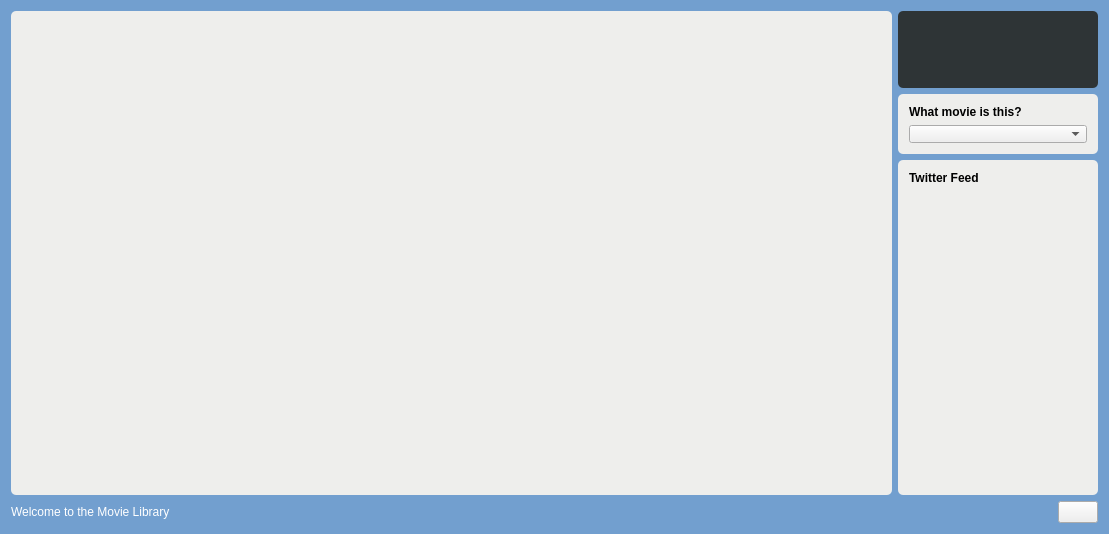
<?xml version="1.0" encoding="UTF-8"?>
<ui version="4.0">
 <class>movieLibrary</class>
 <widget class="QWidget" name="movieLibrary">
  <property name="geometry">
   <rect>
    <x>0</x>
    <y>0</y>
    <width>1109</width>
    <height>534</height>
   </rect>
  </property>
  <property name="windowTitle">
   <string>movieLibrary</string>
  </property>
  <property name="styleSheet">
   <string notr="true">#movieLibrary {
background-color: rgb(114, 159, 207);
}</string>
  </property>
  <layout class="QVBoxLayout" name="verticalLayout_2">
   <item>
    <layout class="QHBoxLayout" name="horizontalLayout">
     <item>
      <widget class="QTableWidget" name="tableWidget">
       <property name="styleSheet">
        <string notr="true">background-color: rgb(238, 238, 236);
border: 0 solid rgb(85, 87, 83);
border-radius: 5px;</string>
       </property>
       <property name="alternatingRowColors">
        <bool>true</bool>
       </property>
       <property name="selectionBehavior">
        <enum>QAbstractItemView::SelectRows</enum>
       </property>
       <property name="showGrid">
        <bool>false</bool>
       </property>
       <property name="sortingEnabled">
        <bool>true</bool>
       </property>
       <property name="wordWrap">
        <bool>false</bool>
       </property>
      </widget>
     </item>
     <item>
      <layout class="QVBoxLayout" name="verticalLayout">
       <item>
        <widget class="QFrame" name="frmMovieInfo">
         <property name="minimumSize">
          <size>
           <width>200</width>
           <height>0</height>
          </size>
         </property>
         <property name="maximumSize">
          <size>
           <width>200</width>
           <height>16777215</height>
          </size>
         </property>
         <property name="styleSheet">
          <string notr="true">#frmMovieInfo {
	background-color: rgb(46, 52, 54);
	border: 0px solid;
	border-radius: 5px;
}</string>
         </property>
         <property name="frameShape">
          <enum>QFrame::StyledPanel</enum>
         </property>
         <property name="frameShadow">
          <enum>QFrame::Raised</enum>
         </property>
         <layout class="QVBoxLayout" name="verticalLayout_3">
          <item>
           <layout class="QHBoxLayout" name="horizontalLayout_3">
            <item>
             <widget class="QLabel" name="lblThumbnail">
              <property name="maximumSize">
               <size>
                <width>50</width>
                <height>16777215</height>
               </size>
              </property>
              <property name="styleSheet">
               <string notr="true">background-color: transparent;
color: white;
qproperty-alignment: AlignTop;</string>
              </property>
              <property name="text">
               <string/>
              </property>
             </widget>
            </item>
            <item>
             <widget class="QLabel" name="lblMovieTitle">
              <property name="font">
               <font>
                <pointsize>10</pointsize>
               </font>
              </property>
              <property name="styleSheet">
               <string notr="true">background-color: transparent;
color: white;
qproperty-alignment: AlignTop;</string>
              </property>
              <property name="text">
               <string/>
              </property>
             </widget>
            </item>
           </layout>
          </item>
          <item>
           <widget class="QLabel" name="lblSynopsis">
            <property name="styleSheet">
             <string notr="true">background-color: transparent;
color: white;
qproperty-alignment: AlignTop;</string>
            </property>
            <property name="text">
             <string/>
            </property>
           </widget>
          </item>
          <item>
           <widget class="QLabel" name="lblCast">
            <property name="styleSheet">
             <string notr="true">background-color: transparent;
color: white;
qproperty-alignment: AlignTop;</string>
            </property>
            <property name="text">
             <string/>
            </property>
           </widget>
          </item>
         </layout>
        </widget>
       </item>
       <item>
        <widget class="QFrame" name="frmWhatisthis">
         <property name="minimumSize">
          <size>
           <width>0</width>
           <height>0</height>
          </size>
         </property>
         <property name="maximumSize">
          <size>
           <width>200</width>
           <height>60</height>
          </size>
         </property>
         <property name="styleSheet">
          <string notr="true">#frmWhatisthis {
	background-color: rgb(238, 238, 236);
	border: 0px solid;
	border-radius: 5px;
}</string>
         </property>
         <property name="frameShape">
          <enum>QFrame::StyledPanel</enum>
         </property>
         <property name="frameShadow">
          <enum>QFrame::Raised</enum>
         </property>
         <layout class="QVBoxLayout" name="verticalLayout_4">
          <item>
           <widget class="QLabel" name="lblWhatisthis">
            <property name="maximumSize">
             <size>
              <width>16777215</width>
              <height>16</height>
             </size>
            </property>
            <property name="font">
             <font>
              <weight>75</weight>
              <bold>true</bold>
             </font>
            </property>
            <property name="styleSheet">
             <string notr="true">background-color: transparent;
qproperty-alignment: AlignTop;</string>
            </property>
            <property name="text">
             <string>What movie is this?</string>
            </property>
           </widget>
          </item>
          <item>
           <widget class="QComboBox" name="cmbWhatMovieIsThis"/>
          </item>
         </layout>
        </widget>
       </item>
       <item>
        <widget class="QFrame" name="frmTwitter">
         <property name="minimumSize">
          <size>
           <width>200</width>
           <height>0</height>
          </size>
         </property>
         <property name="maximumSize">
          <size>
           <width>200</width>
           <height>16777215</height>
          </size>
         </property>
         <property name="styleSheet">
          <string notr="true">#frmTwitter {
	background-color: rgb(238, 238, 236);
	border: 0px solid;
	border-radius: 5px;
}</string>
         </property>
         <property name="frameShape">
          <enum>QFrame::StyledPanel</enum>
         </property>
         <property name="frameShadow">
          <enum>QFrame::Raised</enum>
         </property>
         <layout class="QVBoxLayout" name="verticalLayout_5">
          <item>
           <widget class="QLabel" name="lblTwitterFeed">
            <property name="font">
             <font>
              <weight>75</weight>
              <bold>true</bold>
             </font>
            </property>
            <property name="text">
             <string>Twitter Feed</string>
            </property>
           </widget>
          </item>
          <item>
           <widget class="QListView" name="listView">
            <property name="styleSheet">
             <string notr="true">border: 0px; background-color:transparent</string>
            </property>
            <property name="frameShape">
             <enum>QFrame::NoFrame</enum>
            </property>
            <property name="frameShadow">
             <enum>QFrame::Plain</enum>
            </property>
           </widget>
          </item>
         </layout>
        </widget>
       </item>
      </layout>
     </item>
    </layout>
   </item>
   <item>
    <layout class="QHBoxLayout" name="horizontalLayout_2">
     <item>
      <widget class="QLabel" name="label">
       <property name="styleSheet">
        <string notr="true">/*color: rgb(238, 238, 236);*/
color:white</string>
       </property>
       <property name="text">
        <string>Welcome to the Movie Library</string>
       </property>
      </widget>
     </item>
     <item>
      <spacer name="horizontalSpacer">
       <property name="orientation">
        <enum>Qt::Horizontal</enum>
       </property>
       <property name="sizeHint" stdset="0">
        <size>
         <width>40</width>
         <height>20</height>
        </size>
       </property>
      </spacer>
     </item>
     <item>
      <widget class="QLabel" name="status_one">
       <property name="styleSheet">
        <string notr="true">color:white;
qproperty-alignment: AlignCenter;
padding-left: 15px;
padding-right: 15px;</string>
       </property>
       <property name="text">
        <string/>
       </property>
      </widget>
     </item>
     <item>
      <widget class="QLabel" name="status_two">
       <property name="styleSheet">
        <string notr="true">color:white;
qproperty-alignment: AlignCenter;
padding-left: 15px;
padding-right: 15px;</string>
       </property>
       <property name="text">
        <string/>
       </property>
      </widget>
     </item>
     <item>
      <widget class="QLabel" name="status_three">
       <property name="styleSheet">
        <string notr="true">color:white;
qproperty-alignment: AlignCenter;
padding-left: 15px;
padding-right: 15px;</string>
       </property>
       <property name="text">
        <string/>
       </property>
      </widget>
     </item>
     <item>
      <widget class="QLabel" name="status_four">
       <property name="styleSheet">
        <string notr="true">color:white;
qproperty-alignment: AlignCenter;
padding-left: 15px;
padding-right: 15px;</string>
       </property>
       <property name="text">
        <string/>
       </property>
      </widget>
     </item>
     <item>
      <widget class="QLabel" name="status_five">
       <property name="styleSheet">
        <string notr="true">color:white;
qproperty-alignment: AlignCenter;
padding-left: 15px;
padding-right: 15px;</string>
       </property>
       <property name="text">
        <string/>
       </property>
      </widget>
     </item>
     <item>
      <widget class="QLabel" name="status_six">
       <property name="styleSheet">
        <string notr="true">color:white;
qproperty-alignment: AlignCenter;
padding-left: 15px;
padding-right: 15px;</string>
       </property>
       <property name="text">
        <string/>
       </property>
      </widget>
     </item>
     <item>
      <widget class="QLabel" name="status_seven">
       <property name="styleSheet">
        <string notr="true">color:white;
qproperty-alignment: AlignCenter;
padding-left: 15px;
padding-right: 15px;</string>
       </property>
       <property name="text">
        <string/>
       </property>
      </widget>
     </item>
     <item>
      <widget class="QLabel" name="status_eight">
       <property name="styleSheet">
        <string notr="true">color:white;
qproperty-alignment: AlignCenter;
padding-left: 15px;
padding-right: 15px;</string>
       </property>
       <property name="text">
        <string/>
       </property>
      </widget>
     </item>
     <item>
      <widget class="QLabel" name="status_nine">
       <property name="styleSheet">
        <string notr="true">color:white;
qproperty-alignment: AlignCenter;
padding-left: 15px;
padding-right: 15px;</string>
       </property>
       <property name="text">
        <string/>
       </property>
      </widget>
     </item>
     <item>
      <widget class="QLabel" name="status_ten">
       <property name="styleSheet">
        <string notr="true">color:white;
qproperty-alignment: AlignCenter;
padding-left: 15px;
padding-right: 15px;</string>
       </property>
       <property name="text">
        <string/>
       </property>
      </widget>
     </item>
     <item>
      <widget class="QPushButton" name="pushButton">
       <property name="text">
        <string/>
       </property>
       <property name="icon">
        <iconset resource="resources.qrc">
         <normaloff>:/configure-3.png</normaloff>:/configure-3.png</iconset>
       </property>
      </widget>
     </item>
    </layout>
   </item>
  </layout>
 </widget>
 <layoutdefault spacing="6" margin="11"/>
 <resources>
  <include location="resources.qrc"/>
 </resources>
 <connections/>
</ui>
